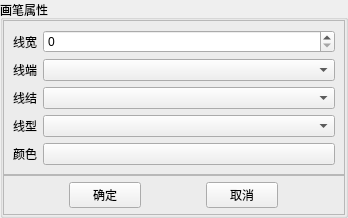
<?xml version="1.0" encoding="UTF-8"?>
<ui version="4.0">
 <class>Widget_Pen</class>
 <widget class="QWidget" name="Widget_Pen">
  <property name="geometry">
   <rect>
    <x>0</x>
    <y>0</y>
    <width>348</width>
    <height>215</height>
   </rect>
  </property>
  <property name="sizePolicy">
   <sizepolicy hsizetype="Preferred" vsizetype="Preferred">
    <horstretch>0</horstretch>
    <verstretch>0</verstretch>
   </sizepolicy>
  </property>
  <property name="windowTitle">
   <string>Form</string>
  </property>
  <layout class="QVBoxLayout" name="verticalLayout">
   <property name="spacing">
    <number>0</number>
   </property>
   <property name="leftMargin">
    <number>0</number>
   </property>
   <property name="topMargin">
    <number>0</number>
   </property>
   <property name="rightMargin">
    <number>0</number>
   </property>
   <property name="bottomMargin">
    <number>0</number>
   </property>
   <item>
    <widget class="QGroupBox" name="GB_Attribute">
     <property name="sizePolicy">
      <sizepolicy hsizetype="Preferred" vsizetype="Preferred">
       <horstretch>0</horstretch>
       <verstretch>0</verstretch>
      </sizepolicy>
     </property>
     <property name="title">
      <string>画笔属性</string>
     </property>
     <layout class="QVBoxLayout" name="verticalLayout_2">
      <property name="spacing">
       <number>0</number>
      </property>
      <property name="leftMargin">
       <number>0</number>
      </property>
      <property name="topMargin">
       <number>0</number>
      </property>
      <property name="rightMargin">
       <number>0</number>
      </property>
      <property name="bottomMargin">
       <number>0</number>
      </property>
      <item>
       <widget class="QFrame" name="F_Form">
        <property name="frameShape">
         <enum>QFrame::StyledPanel</enum>
        </property>
        <property name="frameShadow">
         <enum>QFrame::Raised</enum>
        </property>
        <layout class="QFormLayout" name="formLayout">
         <item row="0" column="0">
          <widget class="QLabel" name="L_Width">
           <property name="minimumSize">
            <size>
             <width>0</width>
             <height>0</height>
            </size>
           </property>
           <property name="maximumSize">
            <size>
             <width>16777215</width>
             <height>16777215</height>
            </size>
           </property>
           <property name="text">
            <string>线宽</string>
           </property>
          </widget>
         </item>
         <item row="0" column="1">
          <widget class="QSpinBox" name="SB_Width">
           <property name="focusPolicy">
            <enum>Qt::ClickFocus</enum>
           </property>
          </widget>
         </item>
         <item row="1" column="0">
          <widget class="QLabel" name="L_Cap">
           <property name="text">
            <string>线端</string>
           </property>
          </widget>
         </item>
         <item row="1" column="1">
          <widget class="QComboBox" name="CB_Cap">
           <property name="focusPolicy">
            <enum>Qt::ClickFocus</enum>
           </property>
          </widget>
         </item>
         <item row="2" column="0">
          <widget class="QLabel" name="L_Joint">
           <property name="text">
            <string>线结</string>
           </property>
          </widget>
         </item>
         <item row="2" column="1">
          <widget class="QComboBox" name="CB_Joint">
           <property name="focusPolicy">
            <enum>Qt::ClickFocus</enum>
           </property>
          </widget>
         </item>
         <item row="3" column="0">
          <widget class="QLabel" name="L_Style">
           <property name="sizePolicy">
            <sizepolicy hsizetype="Fixed" vsizetype="Preferred">
             <horstretch>0</horstretch>
             <verstretch>0</verstretch>
            </sizepolicy>
           </property>
           <property name="minimumSize">
            <size>
             <width>0</width>
             <height>0</height>
            </size>
           </property>
           <property name="maximumSize">
            <size>
             <width>16777215</width>
             <height>16777215</height>
            </size>
           </property>
           <property name="text">
            <string>线型</string>
           </property>
          </widget>
         </item>
         <item row="3" column="1">
          <widget class="QComboBox" name="CB_Style">
           <property name="focusPolicy">
            <enum>Qt::ClickFocus</enum>
           </property>
          </widget>
         </item>
         <item row="4" column="0">
          <widget class="QLabel" name="L_Color">
           <property name="minimumSize">
            <size>
             <width>0</width>
             <height>0</height>
            </size>
           </property>
           <property name="maximumSize">
            <size>
             <width>16777215</width>
             <height>16777215</height>
            </size>
           </property>
           <property name="text">
            <string>颜色</string>
           </property>
          </widget>
         </item>
         <item row="4" column="1">
          <widget class="QPushButton" name="PB_Color">
           <property name="sizePolicy">
            <sizepolicy hsizetype="Expanding" vsizetype="Fixed">
             <horstretch>0</horstretch>
             <verstretch>0</verstretch>
            </sizepolicy>
           </property>
           <property name="focusPolicy">
            <enum>Qt::ClickFocus</enum>
           </property>
           <property name="text">
            <string/>
           </property>
          </widget>
         </item>
        </layout>
       </widget>
      </item>
      <item>
       <widget class="QFrame" name="F_Submit">
        <property name="sizePolicy">
         <sizepolicy hsizetype="Preferred" vsizetype="Fixed">
          <horstretch>0</horstretch>
          <verstretch>0</verstretch>
         </sizepolicy>
        </property>
        <property name="frameShape">
         <enum>QFrame::StyledPanel</enum>
        </property>
        <property name="frameShadow">
         <enum>QFrame::Raised</enum>
        </property>
        <layout class="QHBoxLayout" name="horizontalLayout">
         <property name="spacing">
          <number>6</number>
         </property>
         <property name="leftMargin">
          <number>6</number>
         </property>
         <property name="topMargin">
          <number>6</number>
         </property>
         <property name="rightMargin">
          <number>6</number>
         </property>
         <property name="bottomMargin">
          <number>6</number>
         </property>
         <item>
          <widget class="QPushButton" name="PB_Accept">
           <property name="sizePolicy">
            <sizepolicy hsizetype="Fixed" vsizetype="Fixed">
             <horstretch>0</horstretch>
             <verstretch>0</verstretch>
            </sizepolicy>
           </property>
           <property name="minimumSize">
            <size>
             <width>72</width>
             <height>0</height>
            </size>
           </property>
           <property name="maximumSize">
            <size>
             <width>72</width>
             <height>16777215</height>
            </size>
           </property>
           <property name="text">
            <string>确定</string>
           </property>
          </widget>
         </item>
         <item>
          <widget class="QPushButton" name="PB_Reject">
           <property name="sizePolicy">
            <sizepolicy hsizetype="Fixed" vsizetype="Fixed">
             <horstretch>0</horstretch>
             <verstretch>0</verstretch>
            </sizepolicy>
           </property>
           <property name="minimumSize">
            <size>
             <width>72</width>
             <height>0</height>
            </size>
           </property>
           <property name="maximumSize">
            <size>
             <width>72</width>
             <height>16777215</height>
            </size>
           </property>
           <property name="text">
            <string>取消</string>
           </property>
          </widget>
         </item>
        </layout>
       </widget>
      </item>
     </layout>
    </widget>
   </item>
  </layout>
 </widget>
 <tabstops>
  <tabstop>SB_Width</tabstop>
  <tabstop>CB_Cap</tabstop>
  <tabstop>CB_Joint</tabstop>
  <tabstop>PB_Accept</tabstop>
  <tabstop>PB_Reject</tabstop>
 </tabstops>
 <resources/>
 <connections/>
</ui>
